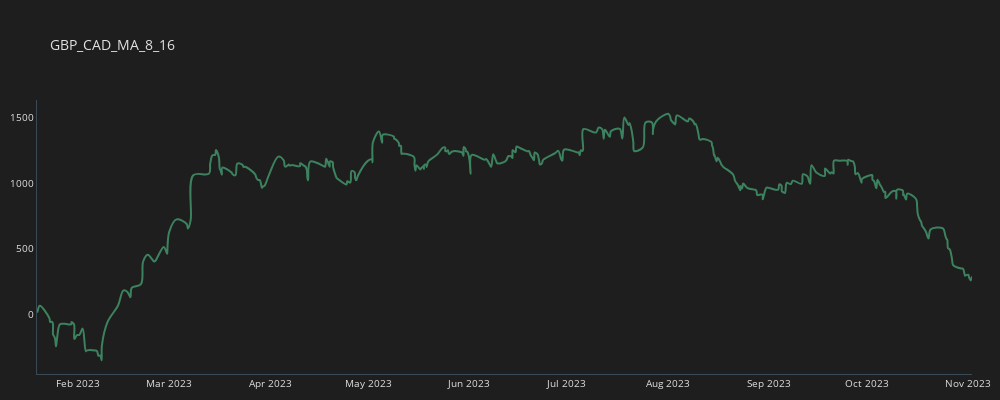
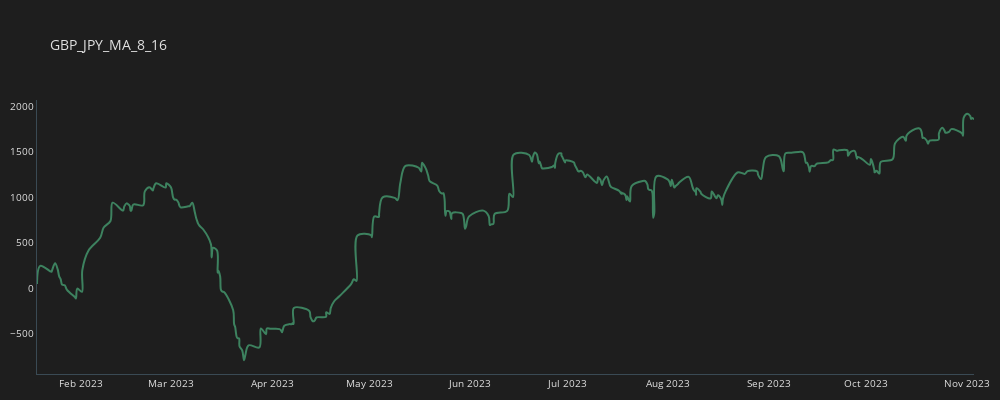
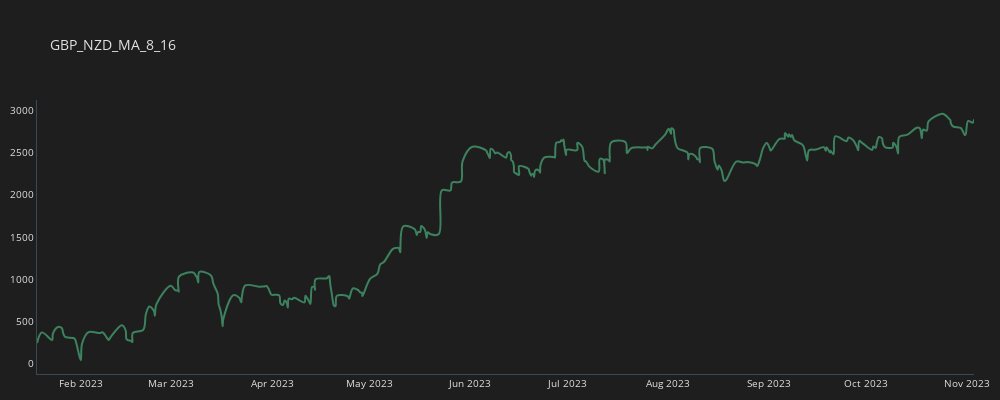
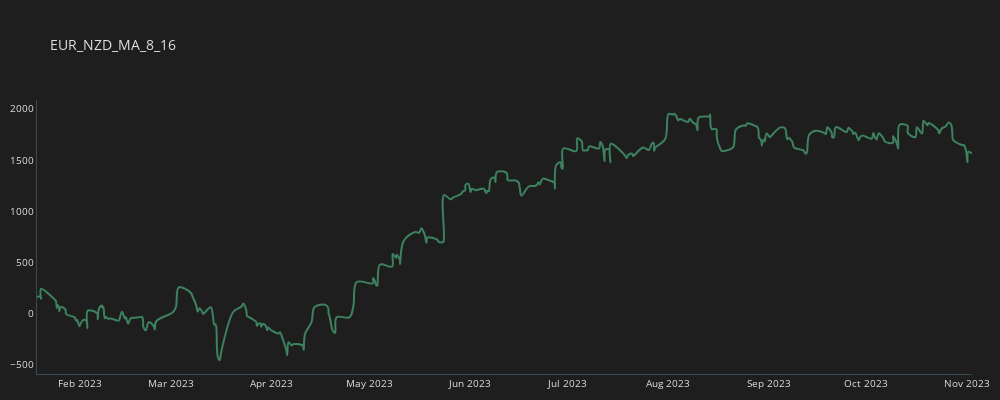

Notebook code cell kept with these figures, in order:
### Code cell
c = 'MA_8_16'
for p in our_pairs:
    temp_df = all_trades[(all_trades.CROSS==c)&(all_trades.PAIR==p)].copy()
    temp_df['CUM_GAIN'] = temp_df.GAIN.cumsum()
    plot_line(temp_df, p + "_" + c)

### Figure 1 — Plotly figure (JSON) as saved in the notebook; plotly's stock layout.template omitted (floating-point values rounded to 4 significant figures; data arrays with more than 128 entries replaced by an {"elided": "..."} marker saying what was removed)
{"data": [{"line": {"color": "#3d825f", "shape": "spline", "width": 2}, "mode": "lines", "name": "GBP_CAD_MA_8_16", "type": "scatter", "x": {"elided": "355 str values"}, "y": {"elided": "355 float values"}}], "layout": {"font": {"color": "#e1e1e1", "size": 10}, "height": 400, "margin": {"b": 10, "l": 15, "r": 15}, "paper_bgcolor": "#1e1e1e", "plot_bgcolor": "#1e1e1e", "title": {"text": "GBP_CAD_MA_8_16"}, "width": 1000, "xaxis": {"linecolor": "#3a4a54", "linewidth": 1, "showgrid": false, "zeroline": false}, "yaxis": {"linecolor": "#3a4a54", "linewidth": 1, "showgrid": false, "zeroline": false}}}

### Figure 2 — Plotly figure (JSON) as saved in the notebook; plotly's stock layout.template omitted (floating-point values rounded to 4 significant figures; data arrays with more than 128 entries replaced by an {"elided": "..."} marker saying what was removed)
{"data": [{"line": {"color": "#3d825f", "shape": "spline", "width": 2}, "mode": "lines", "name": "GBP_JPY_MA_8_16", "type": "scatter", "x": {"elided": "315 str values"}, "y": {"elided": "315 float values"}}], "layout": {"font": {"color": "#e1e1e1", "size": 10}, "height": 400, "margin": {"b": 10, "l": 15, "r": 15}, "paper_bgcolor": "#1e1e1e", "plot_bgcolor": "#1e1e1e", "title": {"text": "GBP_JPY_MA_8_16"}, "width": 1000, "xaxis": {"linecolor": "#3a4a54", "linewidth": 1, "showgrid": false, "zeroline": false}, "yaxis": {"linecolor": "#3a4a54", "linewidth": 1, "showgrid": false, "zeroline": false}}}

### Figure 3 — Plotly figure (JSON) as saved in the notebook; plotly's stock layout.template omitted (floating-point values rounded to 4 significant figures; data arrays with more than 128 entries replaced by an {"elided": "..."} marker saying what was removed)
{"data": [{"line": {"color": "#3d825f", "shape": "spline", "width": 2}, "mode": "lines", "name": "GBP_NZD_MA_8_16", "type": "scatter", "x": {"elided": "306 str values"}, "y": {"elided": "306 float values"}}], "layout": {"font": {"color": "#e1e1e1", "size": 10}, "height": 400, "margin": {"b": 10, "l": 15, "r": 15}, "paper_bgcolor": "#1e1e1e", "plot_bgcolor": "#1e1e1e", "title": {"text": "GBP_NZD_MA_8_16"}, "width": 1000, "xaxis": {"linecolor": "#3a4a54", "linewidth": 1, "showgrid": false, "zeroline": false}, "yaxis": {"linecolor": "#3a4a54", "linewidth": 1, "showgrid": false, "zeroline": false}}}

### Figure 4 — Plotly figure (JSON) as saved in the notebook; plotly's stock layout.template omitted (floating-point values rounded to 4 significant figures; data arrays with more than 128 entries replaced by an {"elided": "..."} marker saying what was removed)
{"data": [{"line": {"color": "#3d825f", "shape": "spline", "width": 2}, "mode": "lines", "name": "EUR_NZD_MA_8_16", "type": "scatter", "x": {"elided": "339 str values"}, "y": {"elided": "339 float values"}}], "layout": {"font": {"color": "#e1e1e1", "size": 10}, "height": 400, "margin": {"b": 10, "l": 15, "r": 15}, "paper_bgcolor": "#1e1e1e", "plot_bgcolor": "#1e1e1e", "title": {"text": "EUR_NZD_MA_8_16"}, "width": 1000, "xaxis": {"linecolor": "#3a4a54", "linewidth": 1, "showgrid": false, "zeroline": false}, "yaxis": {"linecolor": "#3a4a54", "linewidth": 1, "showgrid": false, "zeroline": false}}}
